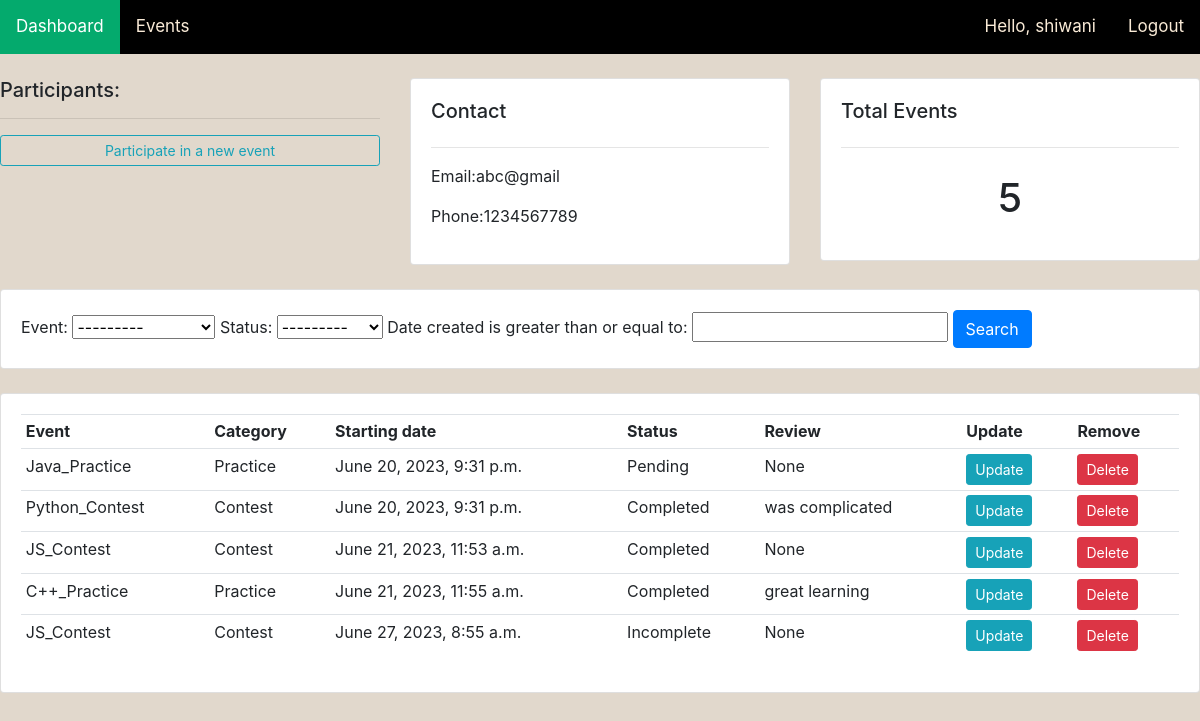
/participant/1/ (signed in), run on the app's committed database.
### event/models.py (models this page shows, shortened)
class Participant(models.Model):
    name= models.CharField(max_length=200, null=True)
    phone= models.CharField(max_length=200, null=True)
    email= models.CharField(max_length=200, null=True)
    date_created= models.DateTimeField(auto_now_add=True, null=True)

class Event(models.Model):
    STATUS=(
        ('Pending','Pending'),
        ('Incomplete', 'Incomplete'),
        ('Completed', 'Completed'),
    )
    participant= models.ForeignKey(Participant, null=True, on_delete= models.SET_NULL)
    event= models.ForeignKey(Product, null=True, on_delete= models.SET_NULL)
    date_created= models.DateTimeField(auto_now_add=True, null=True)
    status= models.CharField(max_length=200, null=True, choices=STATUS)
    review= models.CharField(max_length=500, null=True)

class Product(models.Model):
    CATEGORY=(
        ('Quiz', 'Quiz'),
        ('Practice', 'Practice'),
        ('Contest', 'Contest'),
    )
    name= models.CharField(max_length=200, null=True)
    price= models.FloatField(null=True)
    category= models.CharField(max_length=200, null=True, choices=CATEGORY)
    description= models.CharField(max_length=200, null=True, blank=True)
    date_created= models.DateTimeField(auto_now_add=True, null=True)
    tags= models.ManyToManyField(Tag)
    def __str__(self):
        return self.name

### event/views.py (the view)
# urls.py: path('participant/<str:pk_test>/', views.participant, name="participant"),
@login_required(login_url='login')
def participant(request,pk_test):
    participant= Participant.objects.get(id=pk_test)
    events= participant.event_set.all()
    event_count=events.count()
    myFilter=EventFilter(request.GET, queryset=events)
    events= myFilter.qs
    context={'participant': participant, 'events': events,'event_count':event_count, 'myFilter':myFilter}
    return render(request, 'event/participant.html', context)

### event/templates/event/participant.html
{%  extends 'event/main.html' %}
{% block content %}
    <br>
    <div class="row">
        <div class="col-md">
            <div class=""card card-body>
                <h5>Participants:</h5>
                <hr>
                <a class="btn btn-outline-info  btn-sm btn-block" href="{% url 'create_event' participant.id %}">Participate in a new event</a>
            </div>
        </div>
        <div class="col-md">
            <div class="card card-body">
                <h5>Contact</h5>
                <hr>
                <p>Email:{{participant.email}}</p>
                <p>Phone:{{participant.phone}} </p>
            </div>
        </div>
        <div class="col-md">
            <div class="card card-body">
                <h5>Total Events</h5>
                <hr>
                <h1 style="text-align: center; padding: 10px">{{event_count}}</h1>
            </div>
        </div>
    </div>
<br>
    <div class="row">
        <div class="col">
            <div class="card card-body">
                <form method="get">
                    {{myFilter.form}}
                <button class="btn btn-primary" type="submit">Search</button>
                </form>
            </div>
        </div>
    </div>
    <br>
    <div class="row">
        <div class="col-md">
            <div class="card card-body">
                <table class="table table-sm">
                    <tr>
                        <th>Event</th>
                        <th>Category</th>
                        <th>Starting date</th>
                        <th>Status</th>
                        <th>Review</th>
                        <th>Update</th>
                        <th>Remove</th>
                    </tr>
                    {% for event in events %}
                    <tr>
                        <td>{{event.event}}</td>
                        <td>{{event.event.category}}</td>
                        <td>{{event.date_created}}</td>
                        <td>{{event.status}}</td>
                        <td>{{event.review}}</td>
                        <td><a class="btn btn-sm btn-info" href="{% url 'update_event' event.id %}">Update</a></td>
                        <td><a class="btn btn-sm btn-danger" href="{% url 'delete_event' event.id %}">Delete</a></td>
                    </tr>
                    {% endfor %}
                </table>
            </div>
        </div>
    </div>
{% endblock %}

### event/templates/event/navbar.html (shortened to what this page needs)
{% load static %}
<nav class="whole">
    <div class="h_and_p">
      <a class="home" href="{% url 'home' %}">Dashboard</a>
      <a class="products" href="{% url 'products' %}">Events</a>
      <a class="hello-msg" href="{% url 'logout' %}">Logout</a>
      <a class="hello-msg">Hello, {{request.user}}</a>
    </div>
  </nav>

### static/css/main.css (style rules this page uses)
body { background-color: rgb(225, 216, 204); }

### event/templates/event/navbar.html (style rules this page uses)
.whole { background-color: black; overflow: hidden; }
.whole a { float: left; color:antiquewhite; text-align:center; padding: 14px 16px; text-decoration: none; font-size: 17px; }
.whole a.home { background-color: #04AA6D; color: white; }
.whole a.hello-msg { float:right; color:antiquewhite; text-align:center; padding: 14px 16px; text-decoration: none; font-size: 17px; }

### data on the page
Participant: email "abc@gmail", phone "1234567789"
Event: event "Java_Practice", event.category "Practice", date_created "June 20, 2023, 9:31 p.m.", status "Pending", review "None"
Event: event "Python_Contest", event.category "Contest", date_created "June 20, 2023, 9:31 p.m.", status "Completed", review "was complicated"
Event: event "JS_Contest", event.category "Contest", date_created "June 21, 2023, 11:53 a.m.", status "Completed", review "None"
Event: event "C++_Practice", event.category "Practice", date_created "June 21, 2023, 11:55 a.m.", status "Completed", review "great learning"
Event: event "JS_Contest", event.category "Contest", date_created "June 27, 2023, 8:55 a.m.", status "Incomplete", review "None"

### other printed values
{{ request.user }} "shiwani"
{{ event_count }} "5"
